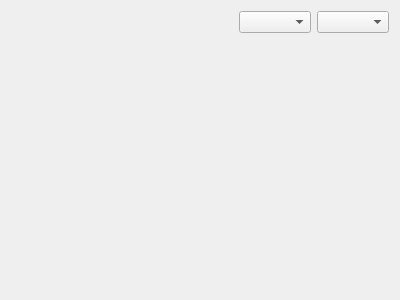
<?xml version="1.0" encoding="UTF-8"?>
<ui version="4.0">
 <class>AudioSpectrum_UI</class>
 <widget class="QWidget" name="AudioSpectrum_UI">
  <property name="geometry">
   <rect>
    <x>0</x>
    <y>0</y>
    <width>400</width>
    <height>300</height>
   </rect>
  </property>
  <property name="windowTitle">
   <string>Form</string>
  </property>
  <layout class="QGridLayout" name="gridLayout_2">
   <item row="1" column="2">
    <widget class="QComboBox" name="windowSize"/>
   </item>
   <item row="1" column="0">
    <spacer name="horizontalSpacer">
     <property name="orientation">
      <enum>Qt::Horizontal</enum>
     </property>
     <property name="sizeHint" stdset="0">
      <size>
       <width>40</width>
       <height>20</height>
      </size>
     </property>
    </spacer>
   </item>
   <item row="2" column="2">
    <spacer name="verticalSpacer">
     <property name="orientation">
      <enum>Qt::Vertical</enum>
     </property>
     <property name="sizeHint" stdset="0">
      <size>
       <width>20</width>
       <height>40</height>
      </size>
     </property>
    </spacer>
   </item>
   <item row="1" column="1">
    <widget class="QComboBox" name="windowFunction"/>
   </item>
  </layout>
 </widget>
 <resources/>
 <connections/>
</ui>
